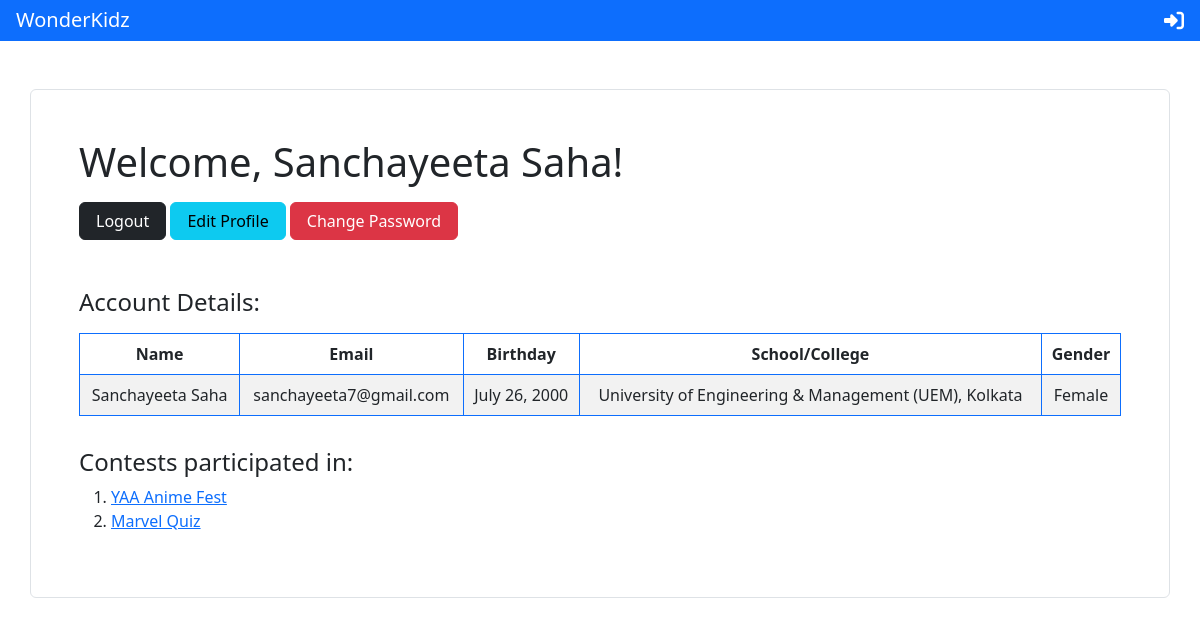
The app's page /student/student-dashboard.php (signed in) with its own data.
### tables this page shows
CREATE TABLE `students` (
  `id` int(11) NOT NULL,
  `name` varchar(255) NOT NULL,
  `email` varchar(255) NOT NULL,
  `password` varchar(255) NOT NULL,
  `role` varchar(255) NOT NULL,
  `birthday` date DEFAULT NULL,
  `institute` varchar(255) NOT NULL,
  `gender` varchar(255) NOT NULL
);

CREATE TABLE `contest_participants` (
  `id` int(11) NOT NULL,
  `contest_id` int(11) DEFAULT NULL,
  `student_id` int(11) DEFAULT NULL
);

CREATE TABLE `contests` (
  `id` int(11) NOT NULL,
  `title` varchar(255) NOT NULL,
  `description` text NOT NULL,
  `prizes` text NOT NULL,
  `date` date NOT NULL DEFAULT current_timestamp(),
  `user` varchar(255) NOT NULL,
  `image` varchar(255) NOT NULL,
  `organizer` varchar(255) NOT NULL,
  `eventDate` date DEFAULT NULL,
  `mode` varchar(255) NOT NULL,
  `fees` int(11) NOT NULL,
  `commission` int(11) NOT NULL,
  `discount` int(11) NOT NULL,
  `last_registration` date DEFAULT NULL
);

### student/student-dashboard.php (the view, shortened to what this page needs)
<?php
if (isset($_SESSION['id'])) {
    $id = $_SESSION['id'];
}
include('../config/connection.php');
$sql = "SELECT * FROM `students` WHERE `id`='$id'";
$result = mysqli_query($conn, $sql);
$row = mysqli_fetch_array($result);
if (isset($_SESSION['id']) && isset($_SESSION['name']) && isset($_SESSION['email'])) {
    ?>
    <!DOCTYPE html>
    <html lang="en">
    <?php include('../partials/head.php'); ?>
    <body>
        <?php include('../partials/header.php'); ?>
        <div class="container mt-5 border rounded p-5">
            <h1 class="mb-3">Welcome,
                <?php echo $row['name']; ?>!
            </h1>
            <a onclick="return confirm('Logout of the current session?')" href="student-logout.php"
                class="btn btn-dark px-3">Logout</a>
            <a href="student-edit.php?id=<?php echo $id; ?>" class="btn btn-info px-3">Edit Profile</a>
            <a href="student-password-change.php?id=<?php echo $id; ?>" class="btn btn-danger px-3">Change Password</a>
            <h4 class="mt-5">Account Details:</h4>
            <div class="table-responsive my-3">
                <table class="table table-striped table-bordered border-primary text-center align-middle">
                    <thead>
                        <tr>
                            <th>Name</th>
                            <th>Email</th>
                            <th>Birthday</th>
                            <th>School/College</th>
                            <th>Gender</th>
                        </tr>
                    </thead>
                    <tbody>
                        <tr>
                            <td>
                                <?php echo $row['name']; ?>
                            </td>
                            <td>
                                <?php echo $row['email']; ?>
                            </td>
                            <td>
                                <?php echo date("F d, Y", strtotime($row['birthday'])); ?>
                            </td>
                            <td>
                                <?php echo $row['institute']; ?>
                            </td>
                            <td>
                                <?php echo ucfirst($row['gender']); ?>
                            </td>
                        </tr>
                    </tbody>
                </table>
            </div>
            <div class="my-3">
                <h4>Contests participated in:</h4>
                <?php
                $sql2 = "SELECT * FROM `contest_participants` WHERE `student_id`='$id'";
                $result2 = mysqli_query($conn, $sql2);
                if (mysqli_num_rows($result2) > 0) {
                    ?>
                    <ol>
                        <?php while ($row2 = mysqli_fetch_array($result2)) {
                            $contest_id = $row2['contest_id'];
                            $sql3 = "SELECT * FROM `contests` WHERE `id`='$contest_id'";
                            $result3 = mysqli_query($conn, $sql3);
                            $row3 = mysqli_fetch_array($result3);
                            ?>
                            <li>
                                <a href="../details.php?id=<?php echo $contest_id; ?>">
                                    <?php echo $row3['title']; ?>
                                </a>
                            </li>
                        <?php } ?>
                    </ol>
                <?php } else { ?>
                    <p>You haven't participated in any contest yet.</p>
                <?php } ?>
            </div>
        </div>
    </body>
    </html>
    <?php
} else {
    header("Location: student-login.php");
    exit();
}
?>

### records on screen
students: name "Sanchayeeta Saha", email "sanchayeeta7@gmail.com", birthday "July 26, 2000", institute "University of Engineering & Management (UEM), Kolkata", gender "Female"
contest_participants: contest.title "YAA Anime Fest"
contest_participants: contest.title "Marvel Quiz"
